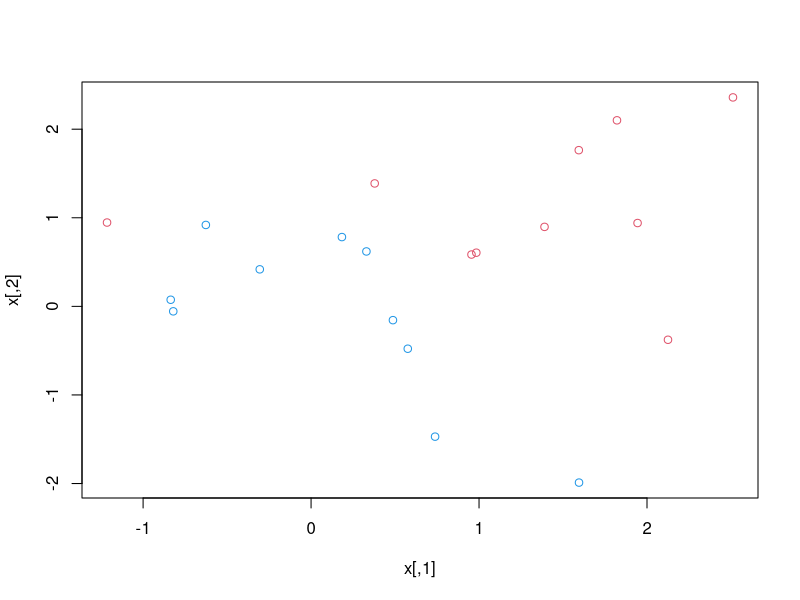
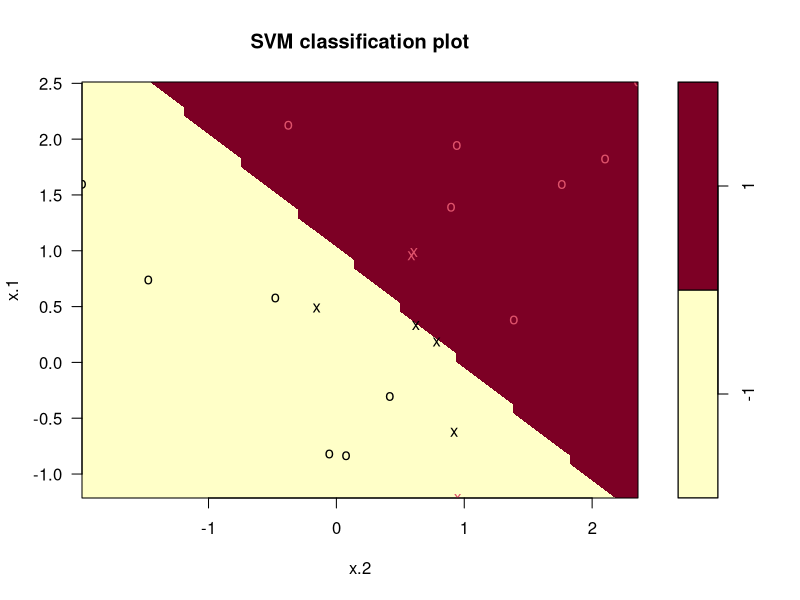
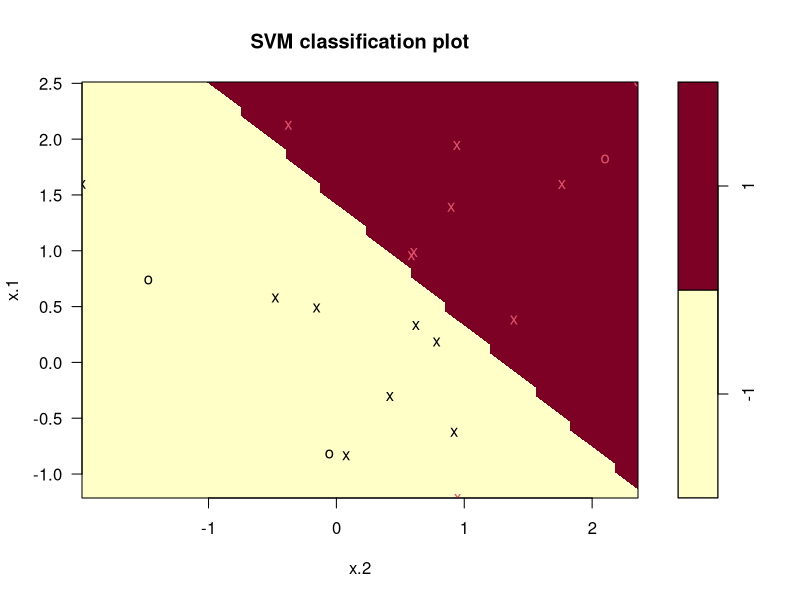
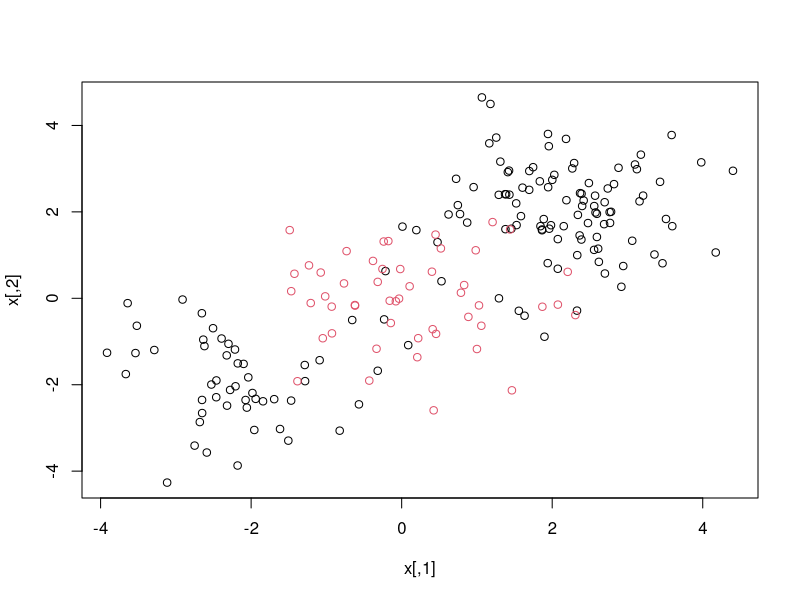
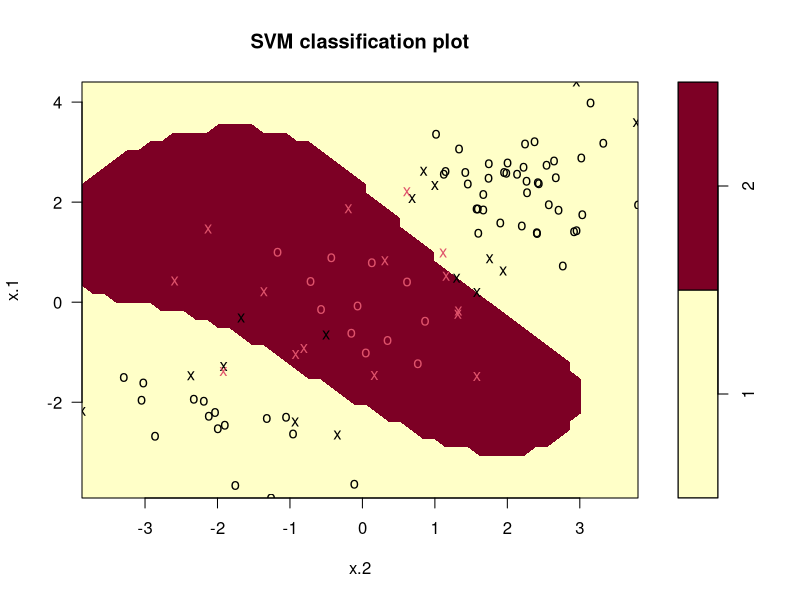
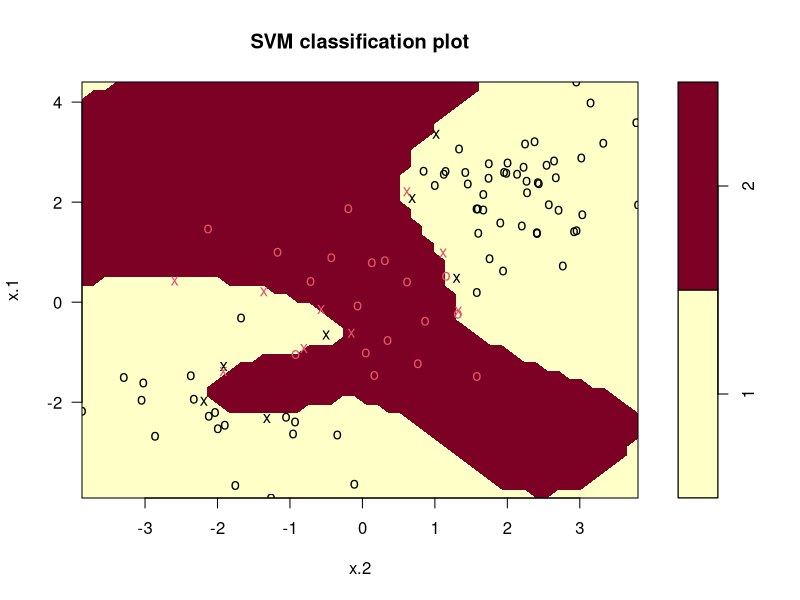

Write the R code that produced these figures, in order.

# Lab: Support Vector Machines


## Support Vector Classifier with linear Kernel

### data preparation
set.seed(1)
x <- matrix(rnorm(40), ncol = 2)
x
y <- c(rep(-1, 10), rep(1, 10))
y
x[y == 1, ] <- x[y == 1, ] + 1
x
plot(x, col = (3 - y))
###
dat <- data.frame(x = x, y = as.factor(y))
library(e1071)
svmfit <- svm(y ~ ., data = dat, kernel = "linear", 
              cost = 10, scale = FALSE)
###
plot(svmfit, dat)
###
svmfit$index
###
summary(svmfit)
###
svmfit <- svm(y ~ ., data = dat, kernel = "linear", 
              cost = 0.1, scale = FALSE)
plot(svmfit, dat)
svmfit$index
###
set.seed(1)
tune.out <- tune(svm, y ~ ., data = dat, kernel = "linear", 
                 ranges = list(cost = c(0.001, 0.01, 0.1, 1, 5, 10, 100)))
###
summary(tune.out)
###
bestmod <- tune.out$best.model
summary(bestmod)
###
xtest <- matrix(rnorm(40), ncol = 2)
ytest <- sample(c(-1, 1), 20, rep = TRUE)
xtest[ytest == 1, ] <- xtest[ytest == 1, ] + 1
testdat <- data.frame(x = xtest, y = as.factor(ytest))
###
ypred <- predict(bestmod, testdat)
table(predict = ypred, truth = testdat$y)
###
svmfit <- svm(y ~ ., data = dat, kernel = "linear", 
              cost = .01, scale = FALSE)
ypred <- predict(svmfit, testdat)
table(predict = ypred, truth = testdat$y)


## Support Vector Machine with nob-linear Kernel

###
set.seed(1)
x <- matrix(rnorm(200 * 2), ncol = 2)
x[1:100, ] <- x[1:100, ] + 2
x[101:150, ] <- x[101:150, ] - 2
y <- c(rep(1, 150), rep(2, 50))

dat <- data.frame(x = x, y = as.factor(y))
###
plot(x, col = y)
### ramdomly sample half of the data points for training
train <- sample(200, 100)
svmfit <- svm(y ~ ., data = dat[train, ], kernel = "radial",  
              gamma = 1, cost = 1)
plot(svmfit, dat[train, ])
###
summary(svmfit)
###
svmfit <- svm(y ~ ., data = dat[train, ], kernel = "radial", 
              gamma = 1, cost = 1e5)
plot(svmfit, dat[train, ])
###
set.seed(1)
tune.out <- tune(svm, y ~ ., data = dat[train, ], 
                 kernel = "radial", 
                 ranges = list(
                   cost = c(0.1, 1, 10, 100, 1000),
                   gamma = c(0.5, 1, 2, 3, 4)
                 )
)
summary(tune.out)
###
table(
  true = dat[-train, "y"], 
  pred = predict(
    tune.out$best.model, newdata = dat[-train, ]
  )
)



